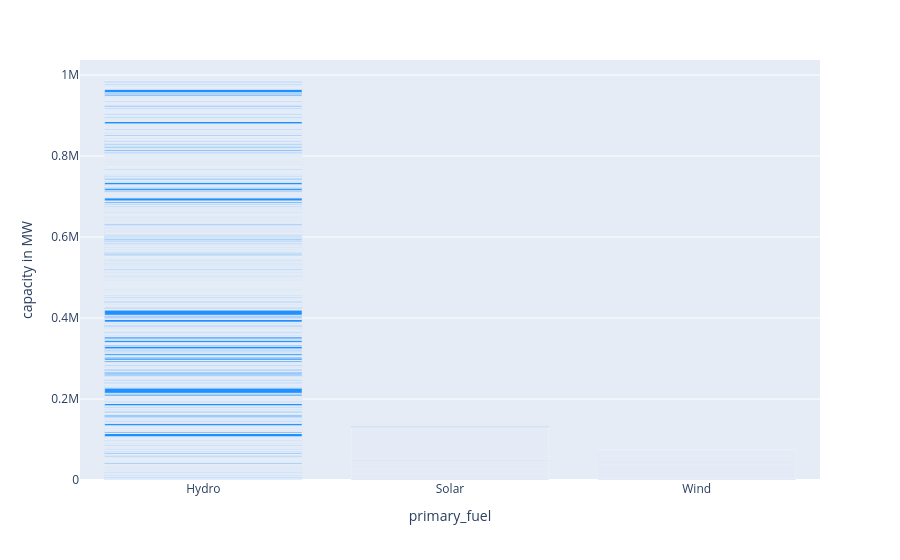

The notebook cell this image was saved under:
### Markdown cell above
bivariate analysis

### Code cell
# primary_fuel vs. capacity

bar_1= px.bar(df_deploy,x = 'primary_fuel',y='capacity in MW',
            color_discrete_sequence=['dodgerblue'],barmode='group')
bar_1.show()

### Figure 1 — Plotly figure (JSON) as saved in the notebook; plotly's stock layout.template omitted (floating-point values rounded to 4 significant figures; data arrays with more than 128 entries replaced by an {"elided": "..."} marker saying what was removed)
{"data": [{"alignmentgroup": "True", "hovertemplate": "primary_fuel=%{x}<br>capacity in MW=%{y}<extra></extra>", "legendgroup": "", "marker": {"color": "dodgerblue", "pattern": {"shape": ""}}, "name": "", "offsetgroup": "", "orientation": "v", "showlegend": false, "textposition": "auto", "type": "bar", "x": {"elided": "14263 str values"}, "xaxis": "x", "y": {"elided": "14263 float values"}, "yaxis": "y"}], "layout": {"barmode": "group", "legend": {"tracegroupgap": 0}, "margin": {"t": 60}, "xaxis": {"anchor": "y", "domain": [0, 1], "title": {"text": "primary_fuel"}}, "yaxis": {"anchor": "x", "domain": [0, 1], "title": {"text": "capacity in MW"}}}}
